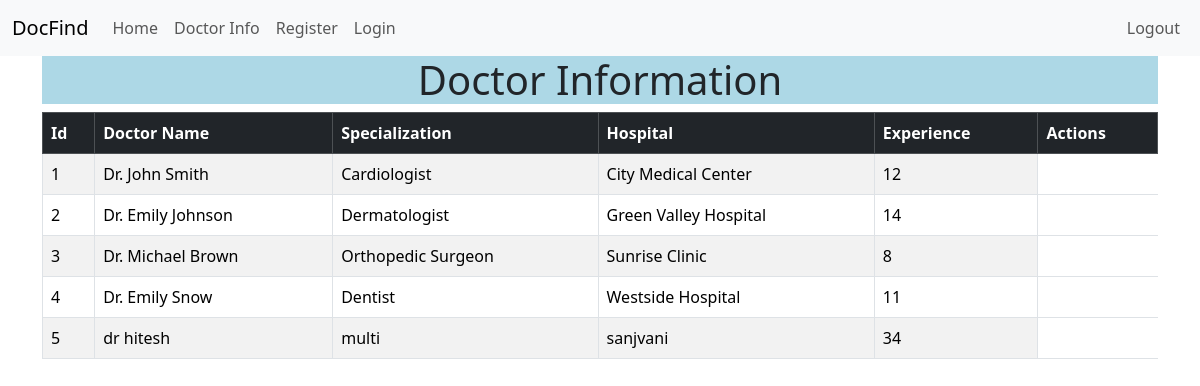
/doctor-info, run on the app's committed database.
### doctorApp/models.py (models this page shows)
class Doctor(models.Model):
    docName = models.CharField(max_length=25, default="default")
    docSpecialization = models.CharField(max_length=25, default="default")
    docHospital = models.CharField(max_length=25, default="default")
    docExperience = models.IntegerField(default=999)

### doctorApp/views.py (the view)
# urls.py: path('doctor-info', doctorInfoPage, name="doctor-info"),
def doctorInfoPage(request):
    data = Doctor.objects.all()
    is_Staff = request.user.groups.filter(name__in=["Staff", "Admins"]).exists()
    return render(request, "doctorInfo.html", {"data": data, "is_Staff": is_Staff})

### doctorApp/templates/doctorInfo.html (shortened to what this page needs)
{% extends "layout.html" %}
{% block h1 %}
    <h1>Doctor Information</h1>
{% endblock h1 %}
{% block main %}
<div class="container">
    <div class="table-responsive">
        <table class="table table-bordered table-striped table-hover">
            <thead class="table-dark">
                <tr>
                    <th>Id</th>
                    <th>Doctor Name</th>
                    <th>Specialization</th>
                    <th>Hospital</th>
                    <th>Experience</th>
                    <th colspan="2">Actions</th>
                </tr>
            </thead>
            <tbody>
                {% for i in data %}
                    <tr>
                        <td>{{i.id}}</td>
                        <td>{{i.docName}}</td>
                        <td>{{i.docSpecialization}}</td>
                        <td>{{i.docHospital}}</td>
                        <td>{{i.docExperience}}</td>
                    </tr>
                {% endfor %}
            </tbody>
        </table>
    </div>
</div>
{% endblock main %}

### doctorApp/templates/layout.html (shortened to what this page needs)
{% load static %}
<!DOCTYPE html>
<html lang="en">
<head>
    <link href="https://cdn.jsdelivr.net/npm/bootstrap@5.3.8/dist/css/bootstrap.min.css" rel="stylesheet">
    <link rel="stylesheet" href="{% static "style.css" %}">
</head>
<body>
    <head>
        <nav class="navbar navbar-expand-lg bg-body-tertiary">
            <div class="container-fluid">
                <a class="navbar-brand" href="#">DocFind</a>
                <div class="collapse navbar-collapse justify-content-between" id="navbarNav">
                    <ul class="navbar-nav">
                        <li class="nav-item">
                            <a class="nav-link" href="/">Home</a>
                        </li>
                        <li class="nav-item">
                            <a class="nav-link" href="{%url "doctor-info"%}">Doctor Info</a>
                        </li>
                        <li class="nav-item">
                            <a class="nav-link" href="{%url "register"%}">Register</a>
                        </li>
                        <li class="nav-item">
                            <a class="nav-link" href="{%url "login"%}">Login</a>
                        </li>
                    </ul>
                    <ul class="navbar-nav">
                        <li class="nav-item">
                            <span class="nav-link">{{user.username}}</span>
                        </li>
                        <li class="nav-item">
                            <a class="nav-link" href="{%url "logout-user"%}">Logout</a>
                        </li>
                    </ul>
                </div>
            </div>
        </nav>
    </head>
    <main>
        <div class="container text-center">
            <div class="jumbotron">
                {% block h1 %}{% endblock h1 %}
            </div>
        </div>
        {% block main %}{% endblock main %}
    </main>
</body>
</html>

### public/style.css (style rules this page uses)
.jumbotron { background-color: lightblue; }

### data on the page
Doctor: id "1", docName "Dr. John Smith", docSpecialization "Cardiologist", docHospital "City Medical Center", docExperience "12"
Doctor: id "2", docName "Dr. Emily Johnson", docSpecialization "Dermatologist", docHospital "Green Valley Hospital", docExperience "14"
Doctor: id "3", docName "Dr. Michael Brown", docSpecialization "Orthopedic Surgeon", docHospital "Sunrise Clinic", docExperience "8"
Doctor: id "4", docName "Dr. Emily Snow", docSpecialization "Dentist", docHospital "Westside Hospital", docExperience "11"
Doctor: id "5", docName "dr hitesh", docSpecialization "multi", docHospital "sanjvani", docExperience "34"
